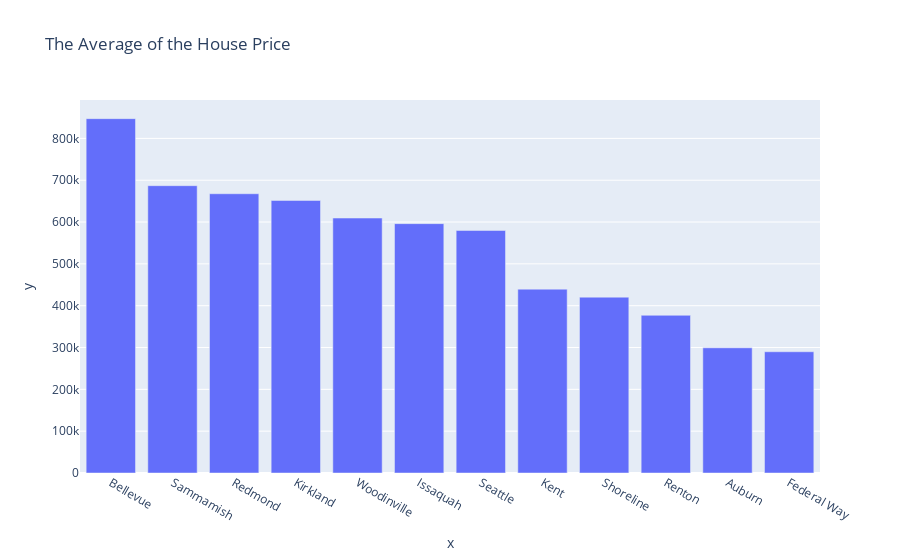

Notebook source saved alongside this figure:
### Code cell
import plotly.express as px
fig = px.bar(x=group_one['city'],y=group_one['price'],title = 'The Average of the House Price')
fig.show()

### Figure 1 — Plotly figure (JSON) as saved in the notebook; plotly's stock layout.template omitted (floating-point values rounded to 4 significant figures)
{"data": [{"alignmentgroup": "True", "hovertemplate": "x=%{x}<br>y=%{y}<extra></extra>", "legendgroup": "", "marker": {"color": "#636efa"}, "name": "", "offsetgroup": "", "orientation": "v", "showlegend": false, "textposition": "auto", "type": "bar", "x": ["Bellevue", "Sammamish", "Redmond", "Kirkland", "Woodinville", "Issaquah", "Seattle", "Kent", "Shoreline", "Renton", "Auburn", "Federal Way"], "xaxis": "x", "y": [847181, 686918, 667650, 651584, 609565, 596164, 579837, 439492, 420392, 377041, 299340, 289888], "yaxis": "y"}], "layout": {"barmode": "relative", "legend": {"tracegroupgap": 0}, "title": {"text": "The Average of the House Price"}, "xaxis": {"anchor": "y", "domain": [0, 1], "title": {"text": "x"}}, "yaxis": {"anchor": "x", "domain": [0, 1], "title": {"text": "y"}}}}
